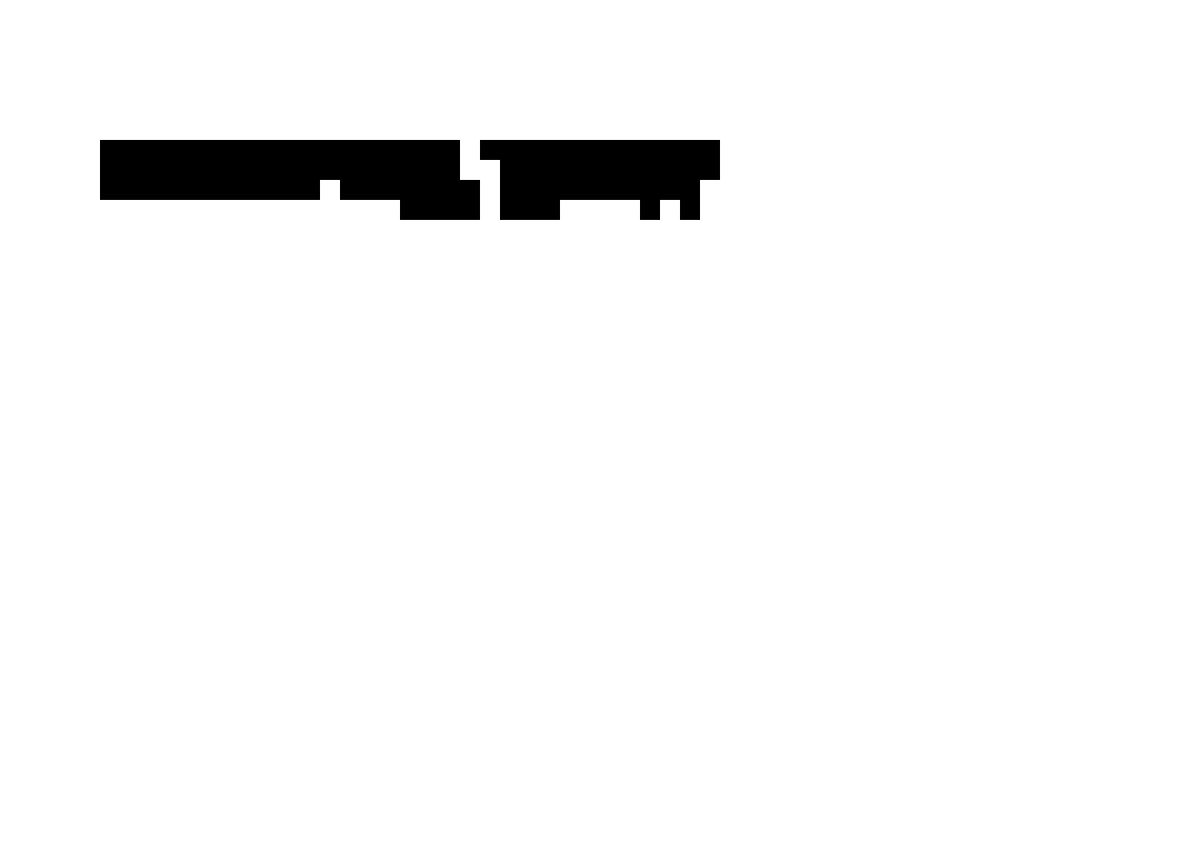
Frame 1 (no input)
Frame 60 (no input): identical to frame 1, image omitted
Frame 120 (the mouse pressed at the canvas centre since frame 60): identical to frame 1, image omitted

The p5.js sketch that drew this single still picture (run headless with seeded random() and noise() and a simulated clock; from frame 60 on, the mouse is pressed at the canvas centre):

// p5.js sketch
// ── sketch.js
let message = "KRYPTO, WAS?";
let tileSize = 24;
let tileMap = [];
let textInputElement;
let sizeInputElement;
let sizeValueElement;

function setup() {
  createCanvas(1440, 1024);
  pixelDensity(1);

  textInputElement = document.getElementById("textInput");
  sizeInputElement = document.getElementById("tileSizeInput");
  sizeValueElement = document.getElementById("tileSizeValue");

  if (textInputElement) {
    textInputElement.addEventListener("input", () => {
      message = textInputElement.value.trim() || "TYPE";
      updateGrid();
    });
  }

  if (sizeInputElement) {
    sizeInputElement.addEventListener("input", () => {
      tileSize = Number(sizeInputElement.value) || 24;
      if (sizeValueElement) {
        sizeValueElement.textContent = tileSize;
      }
      updateGrid();
    });
  }

  if (sizeValueElement) {
    sizeValueElement.textContent = tileSize;
  }

  const exportButton = document.getElementById("exportSvg");
  if (exportButton) {
    exportButton.addEventListener("click", exportSvg);
  }

  if (document.fonts && document.fonts.load) {
    document.fonts.load("800 180px Panchang").then(updateGrid).catch(updateGrid);
  } else {
    updateGrid();
  }
}

function draw() {
  background(255);
  noStroke();
  fill(0);

  for (let row = 0; row < tileMap.length; row++) {
    for (let col = 0; col < tileMap[row].length; col++) {
      if (tileMap[row][col]) {
        rect(col * tileSize, row * tileSize, tileSize, tileSize);
      }
    }
  }
}


function updateGrid() {
  let gfx = createGraphics(width, height);
  gfx.pixelDensity(1);
  gfx.background(255);
  gfx.fill(0);
  gfx.noStroke();
  gfx.textFont("Panchang");
  gfx.textStyle(BOLD);
  gfx.textSize(100);
  gfx.textAlign(LEFT, BASELINE);
  gfx.text(message, 120, 240);
  gfx.loadPixels();

  const cols = Math.ceil(width / tileSize);
  const rows = Math.ceil(height / tileSize);
  tileMap = Array.from({ length: rows }, () => Array(cols).fill(false));

  for (let row = 0; row < rows; row++) {
    for (let col = 0; col < cols; col++) {
      const startX = col * tileSize;
      const startY = row * tileSize;
      let filled = false;

      for (let yy = startY; yy < startY + tileSize && yy < height && !filled; yy++) {
        for (let xx = startX; xx < startX + tileSize && xx < width; xx++) {
          const index = 4 * (xx + yy * width);
          const r = gfx.pixels[index];
          if (r < 128) {
            filled = true;
            break;
          }
        }
      }

      tileMap[row][col] = filled;
    }
  }
}

function exportSvg() {
  let svg = `<svg width="${width}" height="${height}" xmlns="http://www.w3.org/2000/svg">`;
  for (let row = 0; row < tileMap.length; row++) {
    for (let col = 0; col < tileMap[row].length; col++) {
      if (tileMap[row][col]) {
        svg += `<rect x="${col * tileSize}" y="${row * tileSize}" width="${tileSize}" height="${tileSize}" fill="black"/>`;
      }
    }
  }
  svg += '</svg>';

  const blob = new Blob([svg], { type: 'image/svg+xml' });
  const url = URL.createObjectURL(blob);
  const a = document.createElement('a');
  a.href = url;
  a.download = 'typography.svg';
  a.click();
  URL.revokeObjectURL(url);
}
